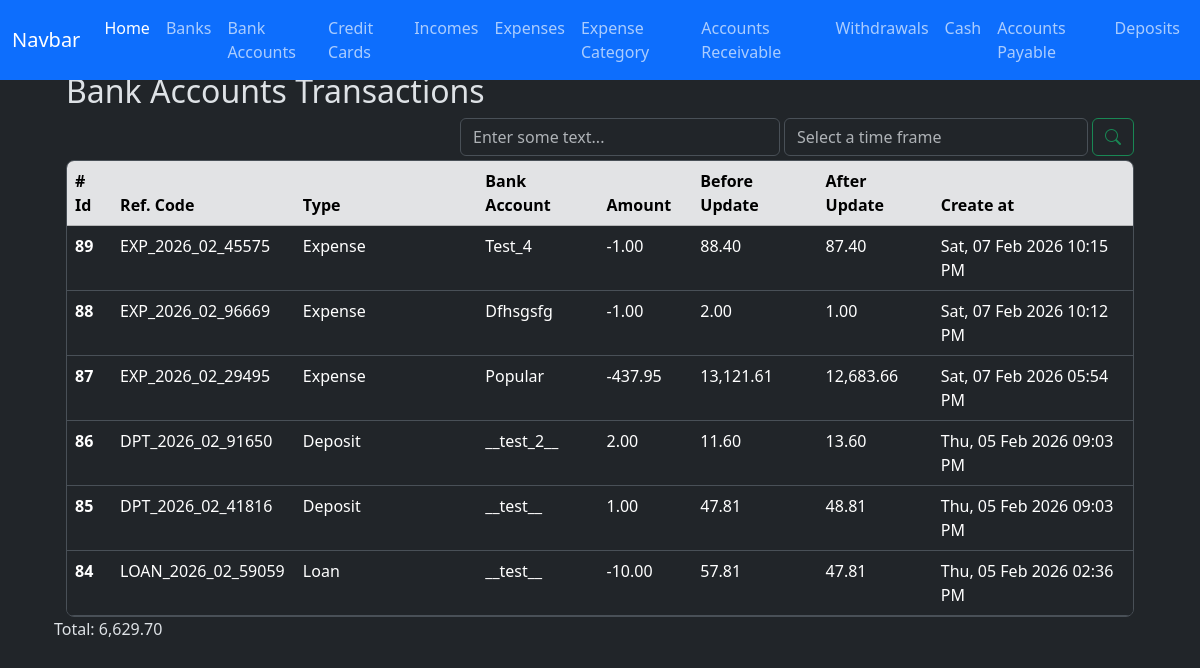
The page /bank_transaction_ledger/index on the database its author committed.
### app/models/bank_account_transactions_ledger.py (models this page shows, shortened)
class BankAccountTransactionsLedger(db.Model):
    __tablename__ = 'bank_account_transactions_ledger'
    id = db.Column(db.Integer, primary_key=True)
    amount = db.Column(db.Numeric(10,2), nullable=False)
    transaction_type = db.Column(db.String(100), nullable=False)
    reference_code = db.Column(db.String(100), nullable=False)
    bank_account_id = db.Column(db.Integer, db.ForeignKey('bank_accounts.id'), nullable=False)
    before_update_balance = db.Column(db.Numeric(10,2), nullable=False)
    after_update_balance = db.Column(db.Numeric(10,2), nullable=False)
    created_at = db.Column(
        db.DateTime(timezone=True),
        default=utcnow, #internally sqlalchemy will exectute the function so dont add the parentheses otherwise it'll break down when creating the record in the db
        nullable=False
    )
    updated_at = db.Column(
        db.DateTime(timezone=True),
        onupdate=utcnow, #internally sqlalchemy will exectute the function so dont add the parentheses otherwise it'll break down when creating the record in the db
    )
    bank_account = db.relationship('BankAccount', back_populates='transaction_ledger')

### app/models/bank_account.py (models this page shows)
class BankAccount(db.Model):
    __tablename__ = 'bank_accounts'
    id = db.Column(db.Integer, primary_key=True)
    nick_name = db.Column(db.String(120))
    amount_available = db.Column(db.Numeric(10, 2), nullable=False)
    is_active = db.Column(db.Boolean, default=True)
    account_number = db.Column(db.Integer, nullable=True)
    is_deleted = db.Column(db.Boolean, default=False)
    bank_id = db.Column(db.Integer, db.ForeignKey('banks.id'))
    created_at = db.Column(
        db.DateTime(timezone=True),
        default=utcnow, #internally sqlalchemy will exectute the function so dont add the parentheses otherwise it'll break down when creating the record in the db
        nullable=False
    )
    updated_at = db.Column(
        db.DateTime(timezone=True),
        onupdate=utcnow, #internally sqlalchemy will exectute the function so dont add the parentheses otherwise it'll break down when creating the record in the db
    )
    bank = relationship('Bank', back_populates='bank_accounts')
    expenses = relationship('Expense', back_populates='bank_account', order_by='desc(Expense.created_at)')
    incomes = relationship('Income', back_populates='bank_account', order_by='desc(Income.created_at)')
    credit_card_payments = relationship('CreditCardPayment', back_populates='bank_account', order_by='desc(CreditCardPayment.created_at)')
    withdrawals = relationship('Withdrawal', back_populates='bank_account', order_by='desc(Withdrawal.created_at)')
    loans = relationship('Loan', back_populates='bank_account', order_by='desc(Loan.created_at)')
    loan_payments = relationship('LoanPayment', back_populates='bank_account', order_by='desc(LoanPayment.created_at)')
    debts = relationship('Debt', back_populates='bank_account', order_by='desc(Debt.created_at)')
    debt_payments = relationship('DebtPayment', back_populates='bank_account', order_by='desc(DebtPayment.created_at)')
    transaction_ledger = relationship('BankAccountTransactionsLedger', back_populates='bank_account')
    deposits = relationship('Deposit', back_populates='bank_account', order_by='desc(Deposit.created_at)')
    outgoing_transfers = relationship('BankTransfer', foreign_keys='BankTransfer.from_bank_account_id', back_populates='from_bank_account', order_by='desc(BankTransfer.created_at)')
    incoming_transfers = relationship('BankTransfer', foreign_keys='BankTransfer.to_bank_account_id', back_populates='to_bank_account', order_by='desc(BankTransfer.created_at)')

### app/routes/bank_transaction_ledger_routes.py (the view)
@bank_transaction_ledger_bp.route('/index')
def index():
    ledgers = (
        BankAccountTransactionsLedger.query
        .order_by(BankAccountTransactionsLedger.created_at.desc())
        .all()
    )
    context = {
        'ledgers': ledgers,
        'format_amount': format_amount,
        'total_amount': total_amount,
    }
    return render_template('bank_accounts/ledger.html', **context)

### app/utils/numeric_casting.py (called while the page is built)
def total_amount(obj_list: list):
    total = Decimal()
    for o in obj_list:
        total += o.amount
    return format_amount(total)

def format_amount(value):
    try:
        return f'{value:,.2f}';
    except Exception as e:
        return None

### app/templates/bank_accounts/ledger.html (shortened to what this page needs)
{% extends 'layout.html' %}
{% block content %}
    <div class="container w-100">
        <h2>Bank Accounts Transactions</h2>
        <div class="d-flex justify-content-end gap-1 flex-wrap flex-md-nowrap mt-2">
            <div class="w-100 w-md-auto mt-md-0" style="max-width: 320px;">
                <input type="text" class="form-control" id="filter-byfiled-input-id" placeholder="Enter some text...">
            </div>
            <div class="d-flex gap-1 w-100" style="max-width: 350px;">
                <div class="w-100 w-md-auto mt-md-0">
                    <input type="text" class="form-control" id="filter-input-id" placeholder="Select a time frame">
                </div>
                <button type="button" class="btn btn-outline-success" id="btn-search-id"><i class="bi bi-search"></i></button>
            </div>
        </div>
        <div class="table-responsive overflow-y-auto border rounded-3 mt-1" style="max-height: 457px;">
            <table class="table table-hover">
                <thead class="sticky-top">
                    <tr class="table-secondary">
                    <th scope="col"># Id</th>
                    <th scope="col">Ref. Code</th>
                    <th scope="col">Type</th>
                    <th scope="col">Bank Account</th>
                    <th scope="col">Amount</th>
                    <th scope="col">Before Update</th>
                    <th scope="col">After Update</th>
                    <th scope="col">Create at</th>
                    </tr>
                </thead>
                <tbody id="cashledger-table-body-id">
                  {% for ledger in ledgers %}
                    <tr>
                        <th scope="row">{{ ledger.id }}</th>
                        <td>{{ ledger.reference_code }}</td>
                        <td>{{ ledger.transaction_type | title }}</td>
                        <td>{{ ledger.bank_account.nick_name | title }}</td>
                        <td>{{ format_amount(ledger.amount) }}</td>
                        <td>{{ format_amount(ledger.before_update_balance) }}</td>
                        <td>{{ format_amount(ledger.after_update_balance) }}</td>
                        <td>{{ ledger.created_at | format_datetime("EEE, dd MMM yyyy hh:mm a") }}</td>
                    </tr>
                  {% endfor %}
                </tbody>
            </table>
        </div>
    </div>
    <p id="lbl-total-ledgers">Total: {{ total_amount(ledgers) }}</p>
<link href="https://cdn.jsdelivr.net/npm/@sweetalert2/theme-dark@5/dark.css" rel="stylesheet">
<link rel="stylesheet" href="https://cdn.jsdelivr.net/npm/flatpickr/dist/flatpickr.min.css">
{% endblock %}

### app/templates/layout.html (shortened to what this page needs)
<!doctype html>
<html lang="en" data-bs-theme="dark">
  <head>
    <link href="https://cdn.jsdelivr.net/npm/bootstrap@5.3.8/dist/css/bootstrap.min.css" rel="stylesheet">
    <link rel="stylesheet" href="{{ url_for('static', filename='style.css') }}">
</head>
  <body>
    <nav class="navbar navbar-expand-lg bg-primary fixed-top mx-2 mx-auto">
        <div class="container-fluid">
            <a class="navbar-brand" href="#">Navbar</a>
            <div class="collapse navbar-collapse" id="navbarNav">
                <ul class="navbar-nav">
                    <li class="nav-item">
                        <a class="nav-link active" aria-current="page" href="{{ url_for('home.index' ) }}">Home</a>
                    </li>
                    <li class="nav-item">
                        <a class="nav-link" href="{{ url_for('bank.index' ) }}">Banks</a>
                    </li>
                    <li class="nav-item">
                        <a class="nav-link" href="{{ url_for('bank_account.index' ) }}">Bank Accounts</a>
                    </li>
                    <li class="nav-item">
                        <a class="nav-link" href="{{ url_for('credit_card.index' ) }}">Credit Cards</a>
                    </li>
                    <li class="nav-item">
                        <a class="nav-link" href="{{ url_for('income.index' ) }}">Incomes</a>
                    </li>
                    <li class="nav-item">
                        <a class="nav-link" href="{{ url_for('expense.index' ) }}">Expenses</a>
                    </li>
                    <li class="nav-item">
                        <a class="nav-link" href="{{ url_for('expense_category.index' ) }}">Expense Category</a>
                    </li>
                    <li class="nav-item">
                        <a class="nav-link" href="{{ url_for('accounts_receivable.index' ) }}">Accounts Receivable</a>
                    </li>
                    <li class="nav-item">
                        <a class="nav-link" href="{{ url_for('withdrawal.index' ) }}">Withdrawals</a>
                    </li>
                    <li class="nav-item">
                        <a class="nav-link" href="{{ url_for('cashledger.index' ) }}">Cash</a>
                    </li>
                    <li class="nav-item">
                        <a class="nav-link" href="{{ url_for('debt.index' ) }}">Accounts Payable</a>
                    </li>
                    <li class="nav-item">
                        <a class="nav-link" href="{{ url_for('deposit.index' ) }}">Deposits</a>
                    </li>
                </ul>
            </div>
        </div>
    </nav>
    <main class="container w-100 mt-5 p-4">
    {% block content %}
    {% endblock %}
    </main>
    <link rel="stylesheet" href="https://cdn.jsdelivr.net/npm/bootstrap-icons@1.13.1/font/bootstrap-icons.min.css">
</body>
</html>

### rows shown on the page
BankAccountTransactionsLedger: id "89", reference_code "EXP_2026_02_45575", transaction_type "Expense", bank_account.nick_name "Test_4", amount "-1.00", before_update_balance "88.40", after_update_balance "87.40", created_at "Sat, 07 Feb 2026 10:15 PM", amount.amount "6,629.70"
BankAccountTransactionsLedger: id "88", reference_code "EXP_2026_02_96669", transaction_type "Expense", bank_account.nick_name "Dfhsgsfg", amount "-1.00", before_update_balance "2.00", after_update_balance "1.00", created_at "Sat, 07 Feb 2026 10:12 PM"
BankAccountTransactionsLedger: id "87", reference_code "EXP_2026_02_29495", transaction_type "Expense", bank_account.nick_name "Popular", amount "-437.95", before_update_balance "13,121.61", after_update_balance "12,683.66", created_at "Sat, 07 Feb 2026 05:54 PM"
BankAccountTransactionsLedger: id "86", reference_code "DPT_2026_02_91650", transaction_type "Deposit", bank_account.nick_name "__test_2__", amount "2.00", before_update_balance "11.60", after_update_balance "13.60", created_at "Thu, 05 Feb 2026 09:03 PM"
BankAccountTransactionsLedger: id "85", reference_code "DPT_2026_02_41816", transaction_type "Deposit", bank_account.nick_name "__test__", amount "1.00", before_update_balance "47.81", after_update_balance "48.81", created_at "Thu, 05 Feb 2026 09:03 PM"
BankAccountTransactionsLedger: id "84", reference_code "LOAN_2026_02_59059", transaction_type "Loan", bank_account.nick_name "__test__", amount "-10.00", before_update_balance "57.81", after_update_balance "47.81", created_at "Thu, 05 Feb 2026 02:36 PM"
